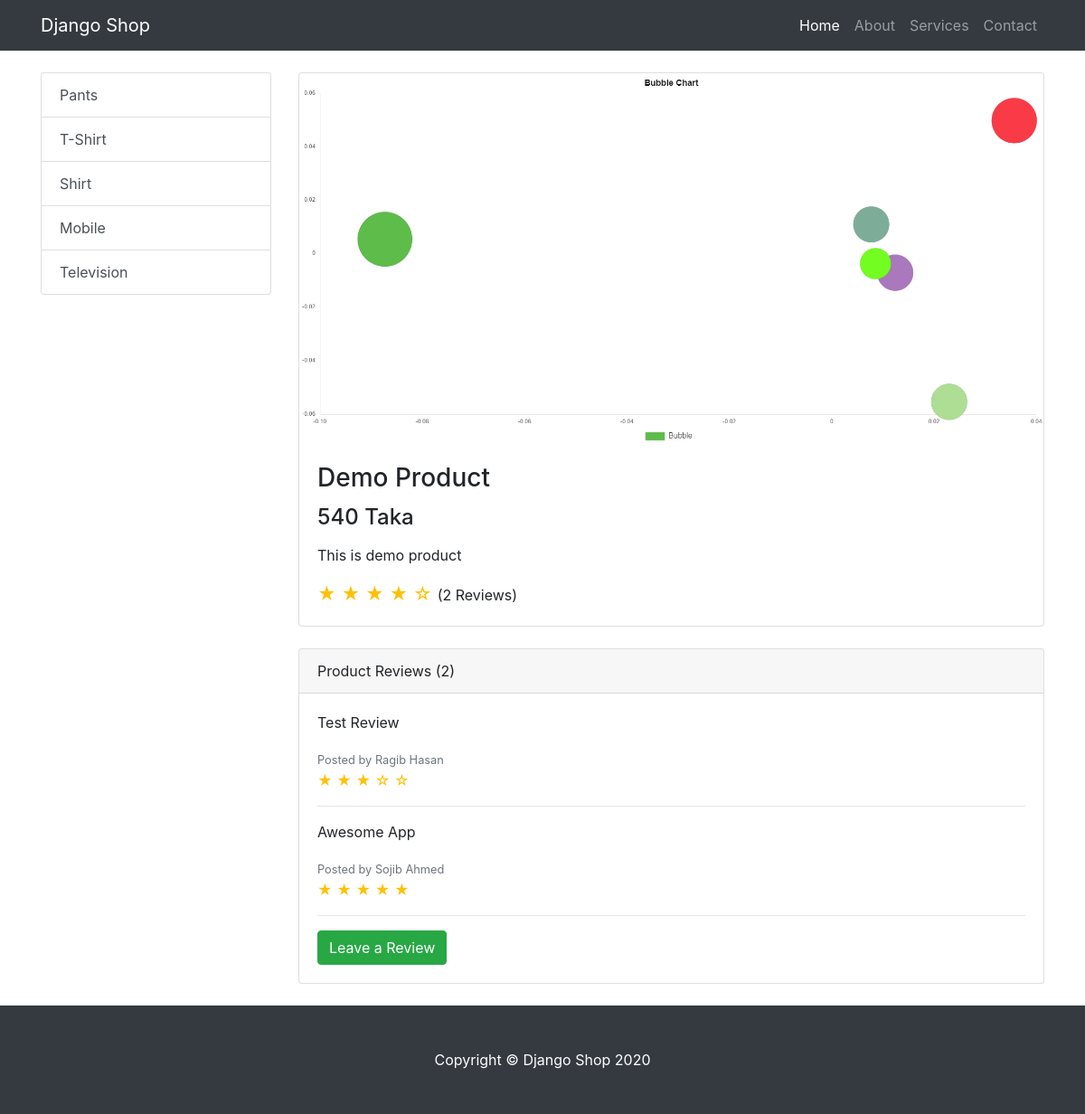
/item/2/, run on the app's committed database.
### shop/models.py (models this page shows, shortened)
class ProductCategory(models.Model):
    category_name = models.CharField(max_length=100)

class Product(models.Model):
    product_name = models.CharField(max_length=260)
    product_price = models.IntegerField()
    product_description = models.TextField()
    product_picture = models.ImageField(upload_to='product_pictures', default='default-product.jpg')
    categories = models.ManyToManyField(ProductCategory)

class ProductReview(models.Model):
    author_name = models.CharField(max_length=30)
    author_email = models.EmailField()
    review_description = models.TextField(blank=True)
    review_score = models.IntegerField(default=0)
    product = models.ForeignKey(Product, on_delete=models.CASCADE)

### shop/views.py (the view, shortened to what this page needs)
# urls.py: path('item/<int:pk>/', views.shop_item_details, name="shop_item_details"),
def shop_item_details(request, pk):
    categories = ProductCategory.objects.all()
    product = get_object_or_404(Product, id=pk)
    review_score= 0
    count = 0
    reviews_data = []
    reviews = product.productreview_set.all()
    reviews_count = reviews.count()
    for review in reviews:
        reviews_data_list = []
        reviews_data_list.append(review.author_name)
        reviews_data_list.append(review.review_score)
        reviews_data_list.append(review.review_description)
        reviews_data.append(reviews_data_list)
        review_score += review.review_score
    if reviews_count != 0:
        review_score = review_score/ reviews_count
    context = {
        'product': product,
        'title': product.product_name,
        'review_score': review_score,
        'total_reviews': reviews_count,
        'reviews': reviews_data,
        'categories': categories
    }
    return render(request, template_name='shop/shop_item_details.html', context=context)

### shop/templates/shop/shop_item_details.html (shortened to what this page needs)
{% extends 'shop/base.html' %}
{% block content %}
	<div class="container">
		<div class="row">
			<div class="col-lg-3 my-4">
				<div class="list-group">
					{% for category in categories %}
						<a href="{% url 'shop_category' category.id %}" class="list-group-item list-group-item-action">{{ category.category_name }}</a>
					{% endfor %}
				</div>
			</div>
			<div class="col-lg-9">
				<div class="card mt-4">
					<img class="card-img-top img-fluid" src="{{ product.product_picture.url }}" alt="">
					<div class="card-body">
						<h3 class="card-title">{{ product.product_name }}</h3>
						<h4>{{ product.product_price }} Taka</h4>
						{% autoescape on %}
						<p class="card-text">{{ product.product_description|linebreaks }}</p>
						{% endautoescape %}
						<span class="text-warning" style="font-size: 20px">
							{% if review_score == 0 or review_score < 1 %}
								&#9734; &#9734; &#9734; &#9734; &#9734;
							{% elif review_score == 1 or review_score < 2 %}
								&#9733; &#9734; &#9734; &#9734; &#9734;
							{% elif review_score == 2 or review_score < 3 %}
								&#9733; &#9733; &#9734; &#9734; &#9734;
							{% elif review_score == 3 or review_score < 4 %}
								&#9733; &#9733; &#9733; &#9734; &#9734;
							{% elif review_score == 4 or review_score < 5 %}
								&#9733; &#9733; &#9733; &#9733; &#9734;
							{% else %}
								&#9733; &#9733; &#9733; &#9733; &#9733;
							{% endif %}
						</span> ({{ total_reviews }} Reviews)
					</div>
				</div>
				<div class="card card-outline-secondary my-4">
					<div class="card-header">
						Product Reviews ({{ total_reviews }})
					</div>
					<div class="card-body">
						{% if reviews|length > 0 %}
							{% for review in reviews %}
								<p>{{ review.2 }}</p>
								<small class="text-muted">Posted by {{ review.0 }}</small><br>
								<span class="text-warning">
									{% if review.1 == 0 or review.1 < 1 %}
										&#9734; &#9734; &#9734; &#9734; &#9734;
									{% elif review.1 == 1 or review.1 < 2 %}
										&#9733; &#9734; &#9734; &#9734; &#9734;
									{% elif review.1 == 2 or review.1 < 3 %}
										&#9733; &#9733; &#9734; &#9734; &#9734;
									{% elif review.1 == 3 or review.1 < 4 %}
										&#9733; &#9733; &#9733; &#9734; &#9734;
									{% elif review.1 == 4 or review.1 < 5 %}
										&#9733; &#9733; &#9733; &#9733; &#9734;
									{% else %}
										&#9733; &#9733; &#9733; &#9733; &#9733;
									{% endif %}
								</span>
								<hr>
							{% endfor %}
						{% else %}
							<p>No reviews yet!</p>
						{% endif %}
						<a href="#" class="btn btn-success" data-toggle="modal" data-target="#reviewModalCenter">Leave a Review</a>
					</div>
				</div>
			</div>
		</div>
	</div>
	{% endblock content %}

### shop/static/shop/css/shop-item.css (style rules this page uses)
body { padding-top: 56px; }

### data on the page
ProductCategory: category_name "Pants"
ProductCategory: category_name "T-Shirt"
ProductCategory: category_name "Shirt"
ProductCategory: category_name "Mobile"
ProductCategory: category_name "Television"
Product: product_picture (picture), product_name "Demo Product", product_price "540", product_description "This is demo product"
ProductReview: review_description "Test Review", author_name "Ragib Hasan"
ProductReview: review_description "Awesome App", author_name "Sojib Ahmed"

### other printed values
{{ total_reviews }} "2"
